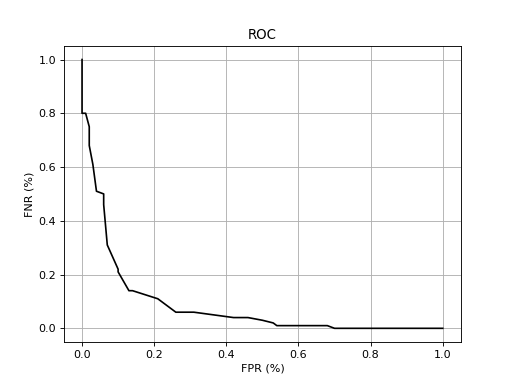

Write Python code to recreate this figure.
import numpy
numpy.random.seed(42)
import bob.measure
from matplotlib import pyplot

positives = numpy.random.normal(1,1,100)
negatives = numpy.random.normal(-1,1,100)
npoints = 100
bob.measure.plot.roc(negatives, positives, npoints, color=(0,0,0), linestyle='-', label='test')
pyplot.grid(True)
pyplot.xlabel('FPR (%)')
pyplot.ylabel('FNR (%)')
pyplot.title('ROC')
